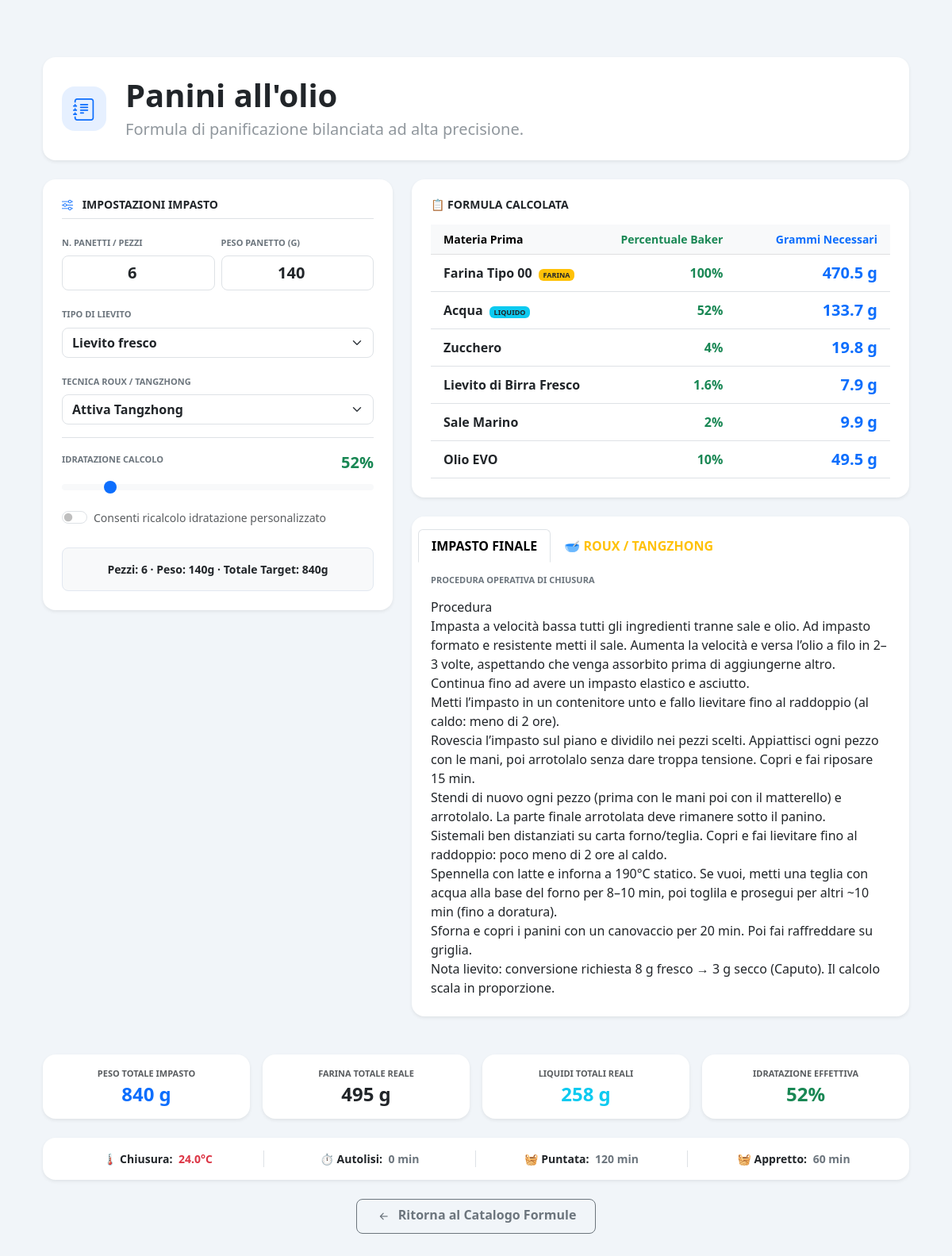
The app's page /recipe/panini-allolio with its own data.
### models/recipe.py (models this page shows, shortened)
class Recipe(db.Model):
    __tablename__ = "recipes"
    id = db.Column(
        db.Integer,
        primary_key=True
    )
    name = db.Column(
        db.String(255),
        nullable=False
    )
    slug = db.Column(
        db.String(255),
        unique=True,
        nullable=False
    )
    description = db.Column(
        db.Text
    )
    instructions = db.Column(
        db.Text
    )
    image = db.Column(
        db.String(255)
    )
    icon = db.Column(
        db.String(50),
        nullable=False,
        default="bi-journal-text"
    )
    is_published = db.Column(
        db.Boolean,
        default=True
    )
    temp_chiusura = db.Column(
        db.Float,
        nullable=True,
        default=24.0
    )
    tempo_autolisi = db.Column(
        db.Integer,
        nullable=True,
        default=0
    )
    tempo_puntata = db.Column(
        db.Integer,
        nullable=True,
        default=120
    )
    tempo_appretto = db.Column(
        db.Integer,
        nullable=True,
        default=60
    )
    created_at = db.Column(
        db.DateTime,
        default=datetime.utcnow
    )
    updated_at = db.Column(
        db.DateTime,
        default=datetime.utcnow,
        onupdate=datetime.utcnow
    )
    ingredients = db.relationship(
        "RecipeIngredient",
        backref="recipe",
        cascade="all, delete-orphan",
        lazy=True,
        order_by="RecipeIngredient.sort_order"
    )
    features = db.relationship(
        "RecipeFeature",
        backref="recipe",
        cascade="all, delete-orphan",
        lazy=True
    )
    def total_flour(self):
        return sum(
            ingredient.quantity
            for ingredient in self.ingredients
            if ingredient.is_flour
        )
    def total_liquids(self):
        return sum(
            ingredient.quantity
            for ingredient in self.ingredients
            if ingredient.is_liquid
        )
    def hydration(self):
        flour = self.total_flour()
        if flour <= 0:
            return 0
        return round(
            (self.total_liquids() / flour) * 100,
            1
        )

### models/ingredient.py (models this page shows, shortened)
class RecipeIngredient(db.Model):
    __tablename__ = "recipe_ingredients"
    id = db.Column(
        db.Integer,
        primary_key=True
    )
    recipe_id = db.Column(
        db.Integer,
        db.ForeignKey("recipes.id"),
        nullable=False
    )
    name = db.Column(
        db.String(255),
        nullable=False
    )
    quantity = db.Column(
        db.Float,
        nullable=False,
        default=0
    )
    percentage = db.Column(
        db.Float,
        default=0
    )
    unit = db.Column(
        db.String(20),
        default="g"
    )
    is_flour = db.Column(
        db.Boolean,
        default=False
    )
    is_liquid = db.Column(
        db.Boolean,
        default=False
    )
    is_optional = db.Column(
        db.Boolean,
        default=False
    )
    sort_order = db.Column(
        db.Integer,
        default=0
    )
    notes = db.Column(
        db.String(255)
    )

### routes/recipes.py (the view)
@recipes_bp.route("/recipe/<string:slug>")
def public_detail(slug):
    recipe = Recipe.query.filter_by(
        slug=slug
    ).first_or_404()
    ingredients = RecipeIngredient.query.filter_by(
        recipe_id=recipe.id
    ).all()
    feature = RecipeFeature.query.filter_by(
        recipe_id=recipe.id
    ).first()
    return render_template(
        "recipe_public_detail.html",
        recipe=recipe,
        ingredients=ingredients,
        feature=feature
    )

### app.py (called while the page is built)
@app.context_processor
def inject_global_settings():
    return dict(
        settings_data=Setting.query.first()
    )

### templates/recipe_public_detail.html (shortened to what this page needs)
{% extends "base.html" %}
{% block content %}
<div class="container py-4">
    <div class="card mb-4 border-0 shadow-sm bg-white rounded-4 overflow-hidden">
        <div class="card-body p-4 d-flex flex-column flex-md-row align-items-center gap-4 text-center text-md-start">
            <div class="d-inline-flex align-items-center justify-content-center rounded-4 bg-primary bg-opacity-10 text-primary shadow-none flex-shrink-0"
                 style="width: 56px; height: 56px;">
                <i class="bi {{ recipe.icon or 'bi-journal-text' }}" style="font-size: 28px;"></i>
            </div>
            <div>
                <h1 class="fw-bold mb-1 text-dark tracking-tight">{{ recipe.name }}</h1>
                <p class="text-secondary mb-0 opacity-75 fs-5 fw-medium">
                    {{ recipe.description or "Formula di panificazione bilanciata ad alta precisione." }}
                </p>
            </div>
        </div>
    </div>
    <div class="row g-4 mb-4">
        <div class="col-lg-5">
            <div class="card bg-white p-4 border-0 shadow-sm rounded-4">
                <h5 class="fw-bold mb-3 text-dark text-uppercase border-bottom pb-2 tracking-wide" style="font-size: 14px;">
                    <i class="bi bi-sliders text-primary me-2"></i> Impostazioni Impasto
                </h5>
                {% if feature and feature.enable_piece_count %}
                <div class="row g-2 mb-3">
                    <div class="col-6">
                        <label class="form-label small text-secondary fw-bold text-uppercase" style="font-size: 11px;">N. Panetti / Pezzi</label>
                        <input type="number" id="calc-pieces-count" class="form-control text-center fw-bold fs-5 rounded-3" value="6" min="1">
                    </div>
                    <div class="col-6">
                        <label class="form-label small text-secondary fw-bold text-uppercase" style="font-size: 11px;">Peso Panetto (g)</label>
                        <input type="number" id="calc-pieces-weight" class="form-control text-center fw-bold fs-5 rounded-3" value="140" min="1">
                    </div>
                </div>
                {% endif %}
                {% if feature and feature.enable_yeast_type %}
                <div class="mb-3">
                    <label class="form-label small text-secondary fw-bold text-uppercase" style="font-size: 11px;">Tipo di Lievito</label>
                    <select id="calc-yeast-select" class="form-select fw-semibold rounded-3">
                        <option value="base" selected>Lievito fresco</option>
                    </select>
                </div>
                {% else %}
                    <select id="calc-yeast-select" class="d-none"><option value="base" selected></option></select>
                {% endif %}
                {% if feature and feature.enable_tangzhong %}
                <div class="mb-3">
                    <label class="form-label small text-secondary fw-bold text-uppercase" style="font-size: 11px;">Tecnica Roux / Tangzhong</label>
                    <select id="calc-tangzhong-select" class="form-select fw-semibold rounded-3">
                        <option value="yes" selected>Attiva Tangzhong</option>
                    </select>
                </div>
                {% else %}
                    <select id="calc-tangzhong-select" class="d-none"><option value="no" selected></option></select>
                {% endif %}
                <div class="mb-2 border-top pt-3">
                    <div class="d-flex justify-content-between align-items-center mb-1">
                        <label class="form-label small fw-bold text-secondary text-uppercase" style="font-size: 11px;">Idratazione Calcolo</label>
                        <span class="text-success fw-bold fs-5" id="label-current-hydro-target">70%</span>
                    </div>
                    <input type="range" class="form-range" id="calc-slider-hydration" min="45" max="95" value="{{ recipe.hydration()|int }}">
                    <div class="form-check form-switch mt-2 shadow-none">
                        <input class="form-check-input" type="checkbox" id="calc-override-hydration">
                        <label class="form-check-label small text-muted fw-medium" for="calc-override-hydration">Consenti ricalcolo idratazione personalizzato</label>
                    </div>
                </div>
                <div class="mt-3 p-3 bg-light rounded-3 text-dark border small fw-bold text-center" id="box-stringa-riepilogo" style="border-color: #e2e8f0 !important;">
                </div>
            </div>
        </div>
        <div class="col-lg-7">
            <div class="card border-0 shadow-sm mb-4 rounded-4 overflow-hidden">
                <div class="card-body p-4">
                    <h5 class="fw-bold mb-3 text-dark text-uppercase tracking-wide" style="font-size: 14px;">📋 Formula Calcolata</h5>
                    <div class="table-responsive">
                        <table class="table table-hover align-middle mb-0">
                            <thead>
                                <tr class="table-light text-secondary small">
                                    <th class="ps-3">Materia Prima</th>
                                    <th class="text-end text-success">Percentuale Baker</th>
                                    <th class="text-end text-primary fw-bold pe-3" style="width: 35%;">Grammi Necessari</th>
                                </tr>
                            </thead>
                            <tbody id="calculated-ingredients-tbody">
                                {% for ing in ingredients %}
                                <tr class="output-ingredient-row border-bottom"
                                    data-name="{{ ing.name }}"
                                    data-base-qty="{{ ing.quantity }}"
                                    data-is-flour="{{ 'true' if ing.is_flour else 'false' }}"
                                    data-is-liquid="{{ 'true' if ing.is_liquid else 'false' }}"
                                    data-is-yeast="{% if 'lievito' in ing.name.lower() %}true{% else %}false{% endif %}">
                                    <td class="fw-bold text-dark ps-3">
                                        {{ ing.name }}
                                        {% if ing.is_flour %}<span class="badge bg-warning text-dark ms-1" style="font-size:9px; font-weight: 800;">FARINA</span>{% endif %}
                                        {% if ing.is_liquid %}<span class="badge bg-info text-dark ms-1" style="font-size:9px; font-weight: 800;">LIQUIDO</span>{% endif %}
                                    </td>
                                    <td class="text-end text-success fw-bold output-baker-pct">0%</td>
                                    <td class="text-end text-primary fw-bold fs-5 output-final-weight pe-3">0 g</td>
                                </tr>
                                {% endfor %}
                            </tbody>
                        </table>
                    </div>
                </div>
            </div>
            <div class="card border-0 shadow-sm mb-4 rounded-4 overflow-hidden">
                <div class="card-header bg-white pb-0 pt-3 border-0">
                    <ul class="nav nav-tabs card-header-tabs border-bottom-0" id="publicProcessTabs" role="tablist">
                        <li class="nav-item" role="presentation">
                            <button class="nav-link active fw-bold small text-uppercase px-3 py-2" id="nav-base-tab" data-bs-toggle="tab" data-bs-target="#panel-base" type="button" role="tab">Impasto Finale</button>
                        </li>
                        <li class="nav-item d-none" id="nav-li-tangzhong" role="presentation">
                            <button class="nav-link fw-bold small text-uppercase text-warning px-3 py-2" id="nav-tz-tab" data-bs-toggle="tab" data-bs-target="#panel-tangzhong" type="button" role="tab">🥣 Roux / Tangzhong</button>
                        </li>
                    </ul>
                </div>
                <div class="card-body p-4 tab-content">
                    <div class="tab-pane fade show active" id="panel-base" role="tabpanel">
                        <h6 class="fw-bold mb-3 text-secondary text-uppercase tracking-wide" style="font-size: 11px;">Procedura Operativa di Chiusura</h6>
                        <div style="white-space: pre-line;" class="text-dark fs-6 lh-base fw-medium">{{ recipe.instructions }}</div>
                    </div>
                </div>
            </div>
        </div>
    </div>
    <div class="row g-3 mb-4">
        <div class="col-6 col-md-3">
            <div class="card bg-white border-0 shadow-sm text-center py-3 rounded-4">
                <small class="text-muted fw-bold text-uppercase tracking-wider" style="font-size: 11px;">Peso Totale Impasto</small>
                <h4 class="mt-1 fw-bold text-primary mb-0" id="live-total-weight">0 g</h4>
            </div>
        </div>
        <div class="col-6 col-md-3">
            <div class="card bg-white border-0 shadow-sm text-center py-3 rounded-4">
                <small class="text-muted fw-bold text-uppercase tracking-wider" style="font-size: 11px;">Farina Totale Reale</small>
                <h4 class="mt-1 fw-bold text-dark mb-0" id="live-total-flour">0 g</h4>
            </div>
        </div>
        <div class="col-6 col-md-3">
            <div class="card bg-white border-0 shadow-sm text-center py-3 rounded-4">
                <small class="text-muted fw-bold text-uppercase tracking-wider" style="font-size: 11px;">Liquidi Totali Reali</small>
                <h4 class="mt-1 fw-bold text-info mb-0" id="live-total-liquids">0 g</h4>
            </div>
        </div>
        <div class="col-6 col-md-3">
            <div class="card bg-white border-0 shadow-sm text-center py-3 rounded-4">
                <small class="text-muted fw-bold text-uppercase tracking-wider" style="font-size: 11px;">Idratazione Effettiva</small>
                <h4 class="mt-1 fw-bold text-success mb-0" id="live-hydration">0%</h4>
            </div>
        </div>
    </div>
    <div class="card border-0 shadow-sm mb-4 bg-white rounded-4">
        <div class="card-body py-3">
            <div class="row text-center align-items-center g-2 small text-dark fw-bold">
                <div class="col-3 border-end">🌡️ Chiusura: <span class="text-danger fw-bold ms-1">{{ recipe.temp_chiusura or 24 }}°C</span></div>
                <div class="col-3 border-end">⏱️ Autolisi: <span class="text-secondary fw-bold ms-1">{{ recipe.tempo_autolisi or 0 }} min</span></div>
                <div class="col-3 border-end">🧺 Puntata: <span class="text-secondary fw-bold ms-1">{{ recipe.tempo_puntata or 120 }} min</span></div>
                <div class="col-3">🧺 Appretto: <span class="text-secondary fw-bold ms-1">{{ recipe.tempo_appretto or 60 }} min</span></div>
            </div>
        </div>
    </div>
    <div class="text-center mb-5">
        <a href="/" class="btn btn-outline-secondary px-4 fw-semibold rounded-3 shadow-none">
            <i class="bi bi-arrow-left-short fs-5 align-middle me-1"></i> Ritorna al Catalogo Formule
        </a>
    </div>
</div>
{% endblock %}

### static/css/admin.css (style rules this page uses)
body { background:#f1f5f9; font-family:Segoe UI, Arial, sans-serif; }
.card { border:none; border-radius:18px; box-shadow:0 4px 18px rgba(0,0,0,.08); }
.table { margin-bottom:0; }
.table th { font-weight:600; }
.form-control { border-radius:10px; }
.btn { border-radius:10px; }
h1,h2,h3,h4,h5 { font-weight:700; }

### records on screen
Recipe: name "Panini all'olio", description "Formula di panificazione bilanciata ad alta precisione.", instructions "Procedura Impasta a velocità bassa tutti gli ingredienti tranne sale e olio. Ad impasto formato e resistente metti il sale. Aumenta la velocità e versa l’olio a filo in 2–3 volte, aspettando che venga assorbito prima di aggiungerne altro. Continua fino ad avere un impasto elastico e asciutto. Metti l’impasto in un contenitore unto e fallo lievitare fino al raddoppio (al caldo: meno di 2 ore). Rovescia l’impasto sul piano e dividilo nei pezzi scelti. Appiattisci ogni pezzo con le mani, poi arrotolalo senza dare troppa tensione. Copri e fai riposare 15 min. Stendi di nuovo ogni pezzo (prima con le mani poi con il matterello) e arrotolalo. La parte finale arrotolata deve rimanere sotto il…", temp_chiusura "24.0", tempo_autolisi "0", tempo_puntata "120", tempo_appretto "60"
RecipeIngredient: hydration "52", name "Farina Tipo 00", shows "FARINA"
RecipeIngredient: name "Acqua", shows "LIQUIDO"
RecipeIngredient: name "Zucchero"
RecipeIngredient: name "Lievito di Birra Fresco"
RecipeIngredient: name "Sale Marino"
RecipeIngredient: name "Olio EVO"
